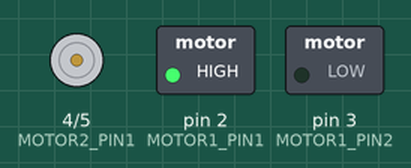
Recording of a sketch running on a simulated Arduino Nano, built with avr-gcc and run on an emulated ATmega328P. Parts: motor-driver pin pairs drawn as motors (green arrow = first pin HIGH = forward, orange = second pin HIGH = backward, longer = more drive), switched loads named in the sketch (green lamp = pin HIGH). Random numbers use the default seed unless the sketch sets one.

Above: at 0.1 s.
At 90.1 s:
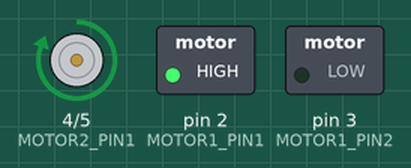
Timing chart, 0 to 91.6 s (numbered marks = the images above):
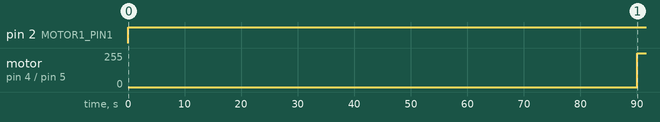

The sketch:

watch_winder_controller.ino
```cpp
// (licence header left out)
// ============================================
// CONFIGURATION - Adjust these for your needs
// ============================================

// Motor run and rest times (in milliseconds)
const unsigned long RUN_TIME = 180000;          // 3 minutes (180,000 ms)
const unsigned long REST_TIME_BASE = 3600000;   // 60 minutes base (3,600,000 ms)
const unsigned long REST_TIME_VARIANCE = 300000; // +/- 5 minutes variance (300,000 ms)
const unsigned long STARTUP_STAGGER = 90000;    // 1.5 minute delay between motor starts

// Motor 1 control pins (connected to DRV8833 channel A)
const int MOTOR1_PIN1 = 2;  // AIN1
const int MOTOR1_PIN2 = 3;  // AIN2

// Motor 2 control pins (connected to DRV8833 channel B)
const int MOTOR2_PIN1 = 4;  // BIN1
const int MOTOR2_PIN2 = 5;  // BIN2

// ============================================
// GLOBAL VARIABLES
// ============================================

// Track timing for each motor independently
unsigned long motor1NextStart = 0;
unsigned long motor2NextStart = STARTUP_STAGGER;  // Start Motor 2 later
bool motor1Running = false;
bool motor2Running = false;
bool motor1Direction = true;   // true = clockwise, false = counter-clockwise
bool motor2Direction = true;

// ============================================
// SETUP - Runs once at startup
// ============================================

void setup() {
  // Initialize motor control pins as outputs
  pinMode(MOTOR1_PIN1, OUTPUT);
  pinMode(MOTOR1_PIN2, OUTPUT);
  pinMode(MOTOR2_PIN1, OUTPUT);
  pinMode(MOTOR2_PIN2, OUTPUT);

  // Ensure motors start in stopped state
  stopMotors();

  // Seed random number generator with analog noise
  randomSeed(analogRead(A0));

  // Optional: Initialize serial for debugging
  // Serial.begin(9600);
  // Serial.println("Watch Winder Controller Started");
  // Serial.println("Motors will start at staggered times");
}

// ============================================
// MAIN LOOP - Runs continuously
// ============================================

void loop() {
  unsigned long currentTime = millis();

  // === MOTOR 1 CONTROL ===
  if (!motor1Running && currentTime >= motor1NextStart) {
    // Time to start Motor 1
    runMotor1(motor1Direction);
    motor1Running = true;
    motor1NextStart = currentTime + RUN_TIME;  // Schedule stop time
  }
  else if (motor1Running && currentTime >= motor1NextStart) {
    // Time to stop Motor 1
    stopMotor1();
    motor1Running = false;

    // Schedule next start with random variance (55-65 minutes from now)
    unsigned long restTime = REST_TIME_BASE + random(-REST_TIME_VARIANCE, REST_TIME_VARIANCE);
    motor1NextStart = currentTime + restTime;

    // Alternate direction for next cycle
    motor1Direction = !motor1Direction;
  }

  // === MOTOR 2 CONTROL ===
  if (!motor2Running && currentTime >= motor2NextStart) {
    // Time to start Motor 2
    runMotor2(motor2Direction);
    motor2Running = true;
    motor2NextStart = currentTime + RUN_TIME;  // Schedule stop time
  }
  else if (motor2Running && currentTime >= motor2NextStart) {
    // Time to stop Motor 2
    stopMotor2();
    motor2Running = false;

    // Schedule next start with random variance (55-65 minutes from now)
    unsigned long restTime = REST_TIME_BASE + random(-REST_TIME_VARIANCE, REST_TIME_VARIANCE);
    motor2NextStart = currentTime + restTime;

    // Alternate direction for next cycle
    motor2Direction = !motor2Direction;
  }

  // Small delay to prevent tight looping
  delay(100);
}

// ============================================
// MOTOR CONTROL FUNCTIONS
// ============================================

/**
 * Run Motor 1 in specified direction
 * @param direction - true for clockwise, false for counter-clockwise
 */
void runMotor1(bool direction) {
  if (direction) {
    // Clockwise rotation
    digitalWrite(MOTOR1_PIN1, HIGH);
    digitalWrite(MOTOR1_PIN2, LOW);
  } else {
    // Counter-clockwise rotation
    digitalWrite(MOTOR1_PIN1, LOW);
    digitalWrite(MOTOR1_PIN2, HIGH);
  }
}

/**
 * Run Motor 2 in specified direction
 * @param direction - true for clockwise, false for counter-clockwise
 */
void runMotor2(bool direction) {
  if (direction) {
    // Clockwise rotation
    digitalWrite(MOTOR2_PIN1, HIGH);
    digitalWrite(MOTOR2_PIN2, LOW);
  } else {
    // Counter-clockwise rotation
    digitalWrite(MOTOR2_PIN1, LOW);
    digitalWrite(MOTOR2_PIN2, HIGH);
  }
}

/**
 * Stop Motor 1
 */
void stopMotor1() {
  digitalWrite(MOTOR1_PIN1, LOW);
  digitalWrite(MOTOR1_PIN2, LOW);
}

/**
 * Stop Motor 2
 */
void stopMotor2() {
  digitalWrite(MOTOR2_PIN1, LOW);
  digitalWrite(MOTOR2_PIN2, LOW);
}

/**
 * Stop both motors (used during initialization)
 */
void stopMotors() {
  stopMotor1();
  stopMotor2();
}

// ============================================
// NOTES & TPD CALCULATION
// ============================================

/*
 * TPD (Turns Per Day) Calculation:
 *
 * With 3 min run / 60 min rest:
 * - Cycles per day: 1440 min / 63 min = ~23 cycles
 * - Rotations per 3-min cycle: ~40 rotations (at ~13 RPM)
 * - Total TPD: 23 × 40 = ~800-900 TPD
 *
 * Features:
 *
 * 1. STAGGERED STARTUP: Motor 2 starts 1.5 minutes after Motor 1
 *    This reduces the initial power spike when first plugged in.
 *
 * 2. RANDOM REST VARIANCE: Each rest period varies by ±5 minutes
 *    This ensures motors don't always start simultaneously after
 *    the initial stagger, reducing power spikes throughout operation.
 *
 * 3. DIRECTION ALTERNATION: Each motor alternates between clockwise
 *    and counter-clockwise on every cycle. This prevents overwinding
 *    and mimics natural wrist movement for healthier watch operation.
 *
 * 4. INDEPENDENT OPERATION: Each motor runs on its own schedule,
 *    allowing manual switches to work independently.
 *
 * To adjust TPD:
 * - More TPD: Decrease REST_TIME_BASE or increase RUN_TIME
 * - Less TPD: Increase REST_TIME_BASE or decrease RUN_TIME
 *
 * Recommended TPD by brand:
 * - Seiko: 700-900 TPD (bidirectional)
 * - Bering: 650-800 TPD (bidirectional)
 * - Rolex: 650-800 TPD (bidirectional)
 * - Omega: 650-800 TPD (bidirectional)
 * - Breitling: 650-800 TPD (bidirectional)
 *
 * Note on millis() overflow:
 * The millis() function overflows after ~49 days. This code handles
 * overflow gracefully since all timing comparisons are relative.

 */
```

Measured:
- by itself, pin 2 (MOTOR1_PIN1): LOW → HIGH at 0.00 s
- by itself, motor on pin 4 (MOTOR2_PIN1) / pin 5 (MOTOR2_PIN2): stopped → forward 255/255 at 90.0 s
